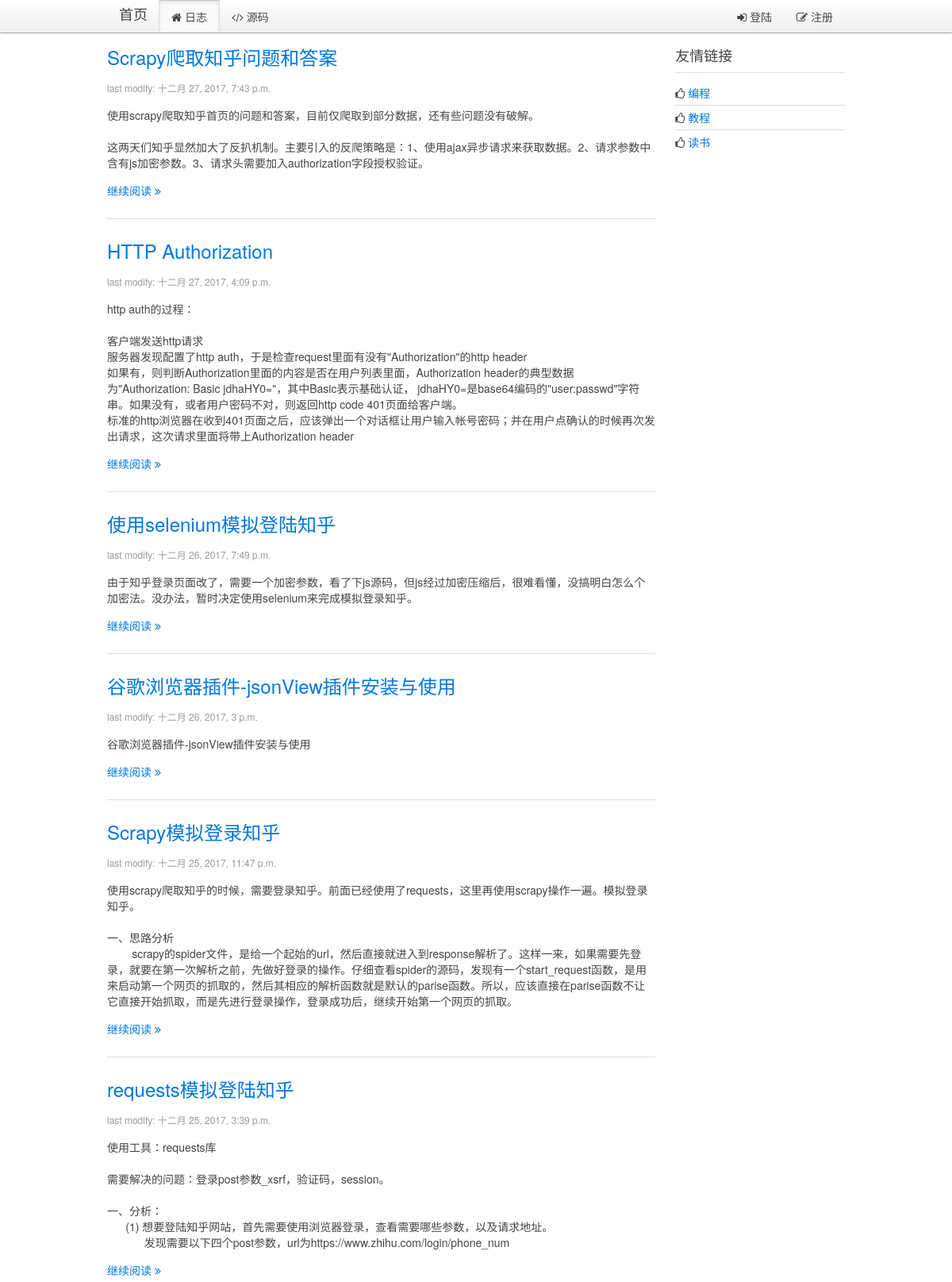
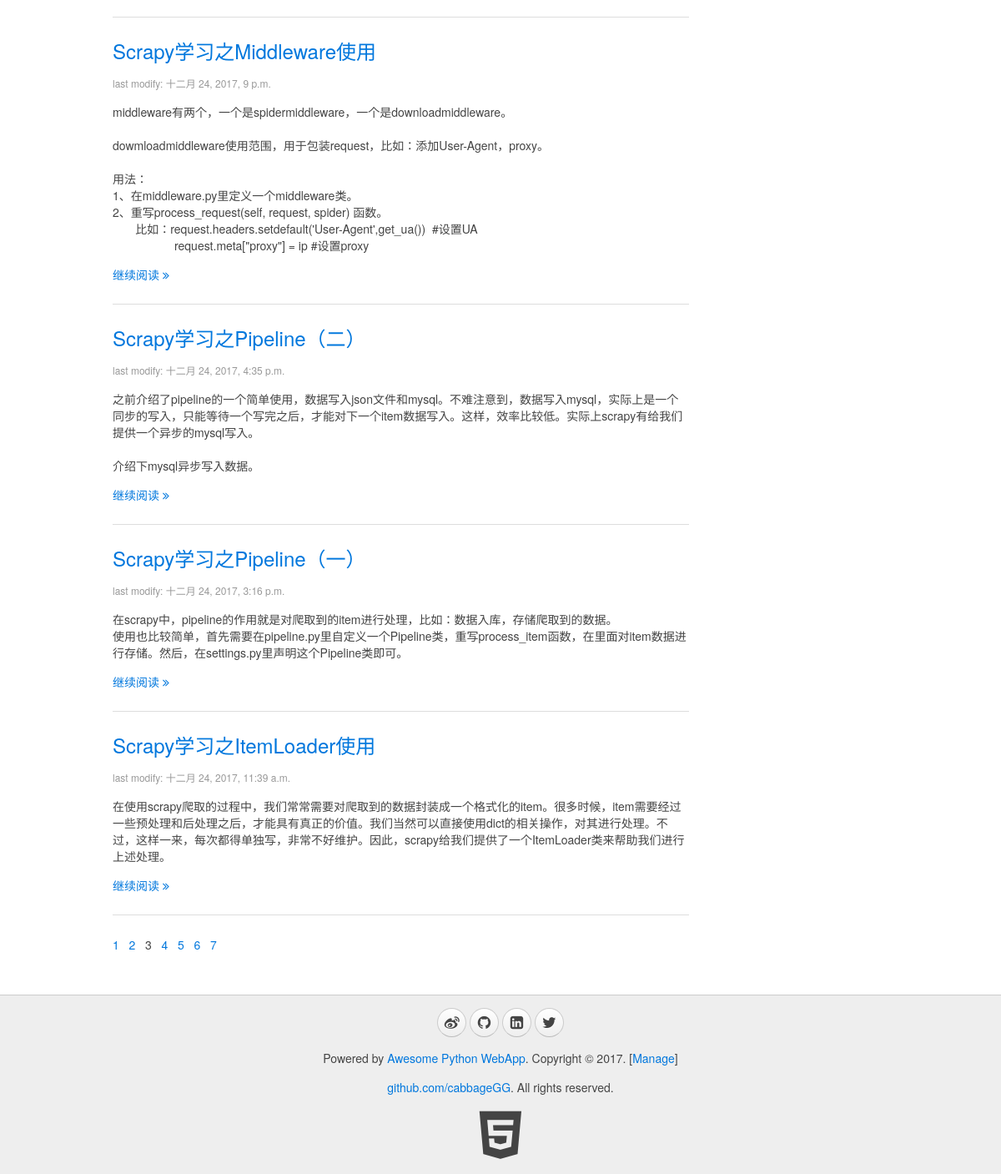
Screenshot of /?p=3 with the database file from the repository (2 pictures, top to bottom).
### blog/models.py (models this page shows, shortened)
class Blog(models.Model):
    title = models.CharField(max_length=32, default="Title")
    content = models.TextField(null=True)
    summary = models.TextField(null=True)
    create_time = models.DateTimeField(null=True)

### blog/views.py (the view)
# urls.py: url(r'^$',views.blogs, name="index"),
def index(request):
    userinfo = ""
    account = request.COOKIES.get("account","")
    if account:
        userinfo = models.User.objects.filter(account=account)
        if userinfo:
            userinfo = userinfo[0]
    page = int(request.GET.get("p", "1"))
    first = (page - 1)*10
    end = first + 10
    blogs = models.Blog.objects.all()
    blogs = blogs[::-1]
    total_nums = len(blogs)
    if (total_nums % 10) > 0:
        page_nums = int(total_nums/10) + 1
    else:
        page_nums = int(total_nums/10)
    page_nums = range(0, page_nums)
    blogs = blogs[first:end]
    page = page - 1
    return render(request, "blog/index.html", {"blogs": blogs, "page":page, "page_nums":page_nums, "userinfo":userinfo})

### blog/templatetags/myfilter.py (called while the page is built)
@register.filter
def replaceTags(content):  #这里应该需要继续研究下，有时候需要空格，而不是&nbsp;
    content = content.replace("  ", "&nbsp;&nbsp;")  # 预处理空格
    content = content.replace("\n", "<br/>")  # 预处理换行
    return content

### blog/templates/blog/index.html (shortened to what this page needs)
{% extends '__base__.html' %}
{% load myfilter %}
{% block content %}
    <div class="uk-width-medium-3-4">
    {% for blog in blogs %}
        <article class="uk-article">
            <h2><a href="/blog/page/{{ blog.id }}">{{ blog.title }}</a></h2>
            <p class="uk-article-meta">last modify: {{ blog.create_time }}</p>
            <p>{% autoescape off %}{{ blog.summary | replaceTags }}{% endautoescape %}</p>
            <p><a href="/blog/page/{{ blog.id }}">继续阅读 <i class="uk-icon-angle-double-right"></i></a></p>
        </article>
        <hr class="uk-article-divider">
    {% endfor %}
        <div class="page">
        {% for page_num in page_nums %}
            {% if page_num == page %}
                <span>{{ page_num|add:"1" }}&nbsp;&nbsp;</span>
            {% else %}
                <a href="?p={{ page_num|add:"1" }}"><span>{{ page_num|add:"1" }}&nbsp;&nbsp;</span></a>
            {% endif %}
        {% endfor %}
        </div>
    </div>
    <div class="uk-width-medium-1-4">
        <div class="uk-panel uk-panel-header">
            <h3 class="uk-panel-title">友情链接</h3>
            <ul class="uk-list uk-list-line">
                <li><i class="uk-icon-thumbs-o-up"></i> <a target="_blank" href="https://github.com/cabbageGG">编程</a></li>
                <li><i class="uk-icon-thumbs-o-up"></i> <a target="_blank" href="https://www.liaoxuefeng.com/">教程</a></li>
                <li><i class="uk-icon-thumbs-o-up"></i> <a target="_blank" href="http://blog.jobbole.com/all-posts/">读书</a></li>
            </ul>
        </div>
    </div>
{% endblock %}

### rows the page displays
Blog: title "Scrapy爬取知乎问题和答案", create_time "十二月 27, 2017, 7:43 p.m.", summary "使用scrapy爬取知乎首页的问题和答案，目前仅爬取到部分数据，还有些问题没有破解。 这两天们知乎显然加大了反扒机制。主要引入的反爬策略是：1、使用ajax异步请求来获取数据。2、请求参数中含有js加密参数。3、请求头需要加入authorization字段授权验证。"
Blog: title "HTTP Authorization", create_time "十二月 27, 2017, 4:09 p.m.", summary "http auth的过程： 客户端发送http请求 服务器发现配置了http auth，于是检查request里面有没有\"Authorization\"的http header 如果有，则判断Authorization里面的内容是否在用户列表里面，Authorization header的典型数据为\"Authorization: Basic jdhaHY0=\"，其中Basic表示基础认证， jdhaHY0=是base64编码的\"user:passwd\"字符串。如果没有，或者用户密码不对，则返回http code 401页面给客户端。 标准的http浏览器在收到401页面之后，应该弹出一个对话框让用户输入帐号密码；并在用户点确认的时候再次发出请求，这次请求里面将带上Authorization header"
Blog: title "使用selenium模拟登陆知乎", create_time "十二月 26, 2017, 7:49 p.m.", summary "由于知乎登录页面改了，需要一个加密参数，看了下js源码，但js经过加密压缩后，很难看懂，没搞明白怎么个加密法。没办法，暂时决定使用selenium来完成模拟登录知乎。"
Blog: title "谷歌浏览器插件-jsonView插件安装与使用", create_time "十二月 26, 2017, 3 p.m.", summary "谷歌浏览器插件-jsonView插件安装与使用"
Blog: title "Scrapy模拟登录知乎", create_time "十二月 25, 2017, 11:47 p.m.", summary "使用scrapy爬取知乎的时候，需要登录知乎。前面已经使用了requests，这里再使用scrapy操作一遍。模拟登录知乎。 一、思路分析 scrapy的spider文件，是给一个起始的url，然后直接就进入到response解析了。这样一来，如果需要先登录，就要在第一次解析之前，先做好登录的操作。仔细查看spider的源码，发现有一个start_request函数，是用来启动第一个网页的抓取的，然后其相应的解析函数就是默认的parise函数。所以，应该直接在parise函数不让它直接开始抓取，而是先进行登录操作，登录成功后，继续开始第一个网页的抓取。"
Blog: title "requests模拟登陆知乎", create_time "十二月 25, 2017, 3:39 p.m.", summary "使用工具：requests库 需要解决的问题：登录post参数_xsrf，验证码，session。 一、分析： (1) 想要登陆知乎网站，首先需要使用浏览器登录，查看需要哪些参数，以及请求地址。 发现需要以下四个post参数，url为https://www.zhihu.com/login/phone_num"
Blog: title "Scrapy学习之Middleware使用", create_time "十二月 24, 2017, 9 p.m.", summary "middleware有两个，一个是spidermiddleware，一个是downloadmiddleware。 dowmloadmiddleware使用范围，用于包装request，比如：添加User-Agent，proxy。 用法： 1、在middleware.py里定义一个middleware类。 2、重写process_request(self, request, spider) 函数。 比如：request.headers.setdefault('User-Agent',get_ua()) #设置UA request.meta[\"proxy\"] = ip #设置proxy"
Blog: title "Scrapy学习之Pipeline（二）", create_time "十二月 24, 2017, 4:35 p.m.", summary "之前介绍了pipeline的一个简单使用，数据写入json文件和mysql。不难注意到，数据写入mysql，实际上是一个同步的写入，只能等待一个写完之后，才能对下一个item数据写入。这样，效率比较低。实际上scrapy有给我们提供一个异步的mysql写入。 介绍下mysql异步写入数据。"
Blog: title "Scrapy学习之Pipeline（一）", create_time "十二月 24, 2017, 3:16 p.m.", summary "在scrapy中，pipeline的作用就是对爬取到的item进行处理，比如：数据入库，存储爬取到的数据。 使用也比较简单，首先需要在pipeline.py里自定义一个Pipeline类，重写process_item函数，在里面对item数据进行存储。然后，在settings.py里声明这个Pipeline类即可。"
Blog: title "Scrapy学习之ItemLoader使用", create_time "十二月 24, 2017, 11:39 a.m.", summary "在使用scrapy爬取的过程中，我们常常需要对爬取到的数据封装成一个格式化的item。很多时候，item需要经过一些预处理和后处理之后，才能具有真正的价值。我们当然可以直接使用dict的相关操作，对其进行处理。不过，这样一来，每次都得单独写，非常不好维护。因此，scrapy给我们提供了一个ItemLoader类来帮助我们进行上述处理。"

### other values shown
{{ page_num|add:"1" }} "1" "2" "4" "5" "6" "7"
{{ page_num|add:"1" }} "3"
